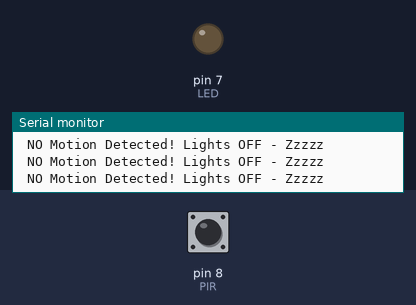
Bench run of a sketch on a simulated Arduino Uno, built with avr-gcc and run on an emulated ATmega328P. Shown: output pins drawn as LEDs (lit = HIGH), the last lines printed to the serial monitor. Dashed ring = blinking. Inputs (shaded band) come from the test bench; at power-on: pin 8 (PIR) LOW.

Above: at 1.2 s.
1.3 s: pin 8 (PIR) driven HIGH
At 2.3 s:
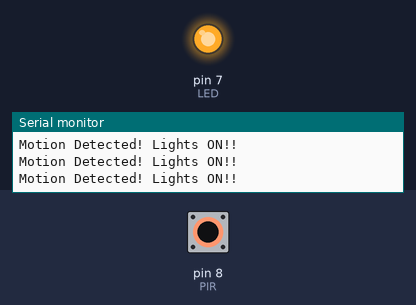
2.8 s: pin 8 (PIR) driven LOW
At 3.8 s:
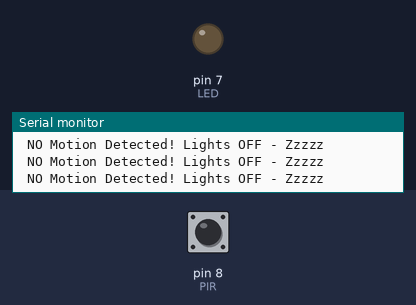
5.8 s: pin 8 (PIR) pulsed HIGH 2 times (0.12 s each, 0.3 s apart)
At 6.22 s:
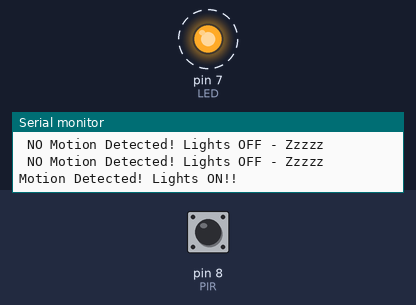
9.4 s: pin 8 (PIR) pulsed HIGH 5 times (0.12 s each, 0.3 s apart)
At 11.9 s:
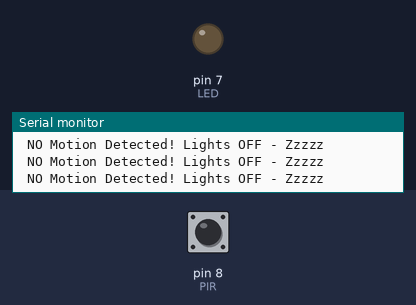
Timing chart, 0 to 13.4 s (numbered marks = the images above; inputs shaded):
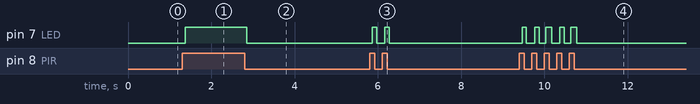

Measured:
- after the input at 1.3 s, pin 7 (LED): LOW → HIGH after 0.07 s
- after the input at 2.8 s, pin 7 (LED): HIGH → LOW after 0.05 s
- after the input at 5.8 s, pin 7 (LED): alternates HIGH for 0.11 s and LOW for 0.20 s, 4 changes in all, then stays LOW, starting after 0.06 s
- after the input at 9.4 s, pin 7 (LED): alternates HIGH for 0.11 s and LOW for 0.18 s, 10 changes in all, then stays LOW, starting after 0.06 s

The sketch:

PIR.Sensor_sketch_jul11b.ino
```cpp
#define PIR 8
#define LED 7

void setup() {
  // put your setup code here, to run once:
  pinMode(PIR,INPUT);
  pinMode(LED, OUTPUT);
  Serial.begin(9600);
}

void loop() {
  // put your main code here, to run repeatedly:
  int motion = digitalRead(PIR);
  if(motion == HIGH){
    Serial.println("Motion Detected! Lights ON!!");
    digitalWrite(LED,HIGH);
  } else{
    Serial.println(" NO Motion Detected! Lights OFF - Zzzzz");
    digitalWrite(LED,LOW);
  }
}
```
